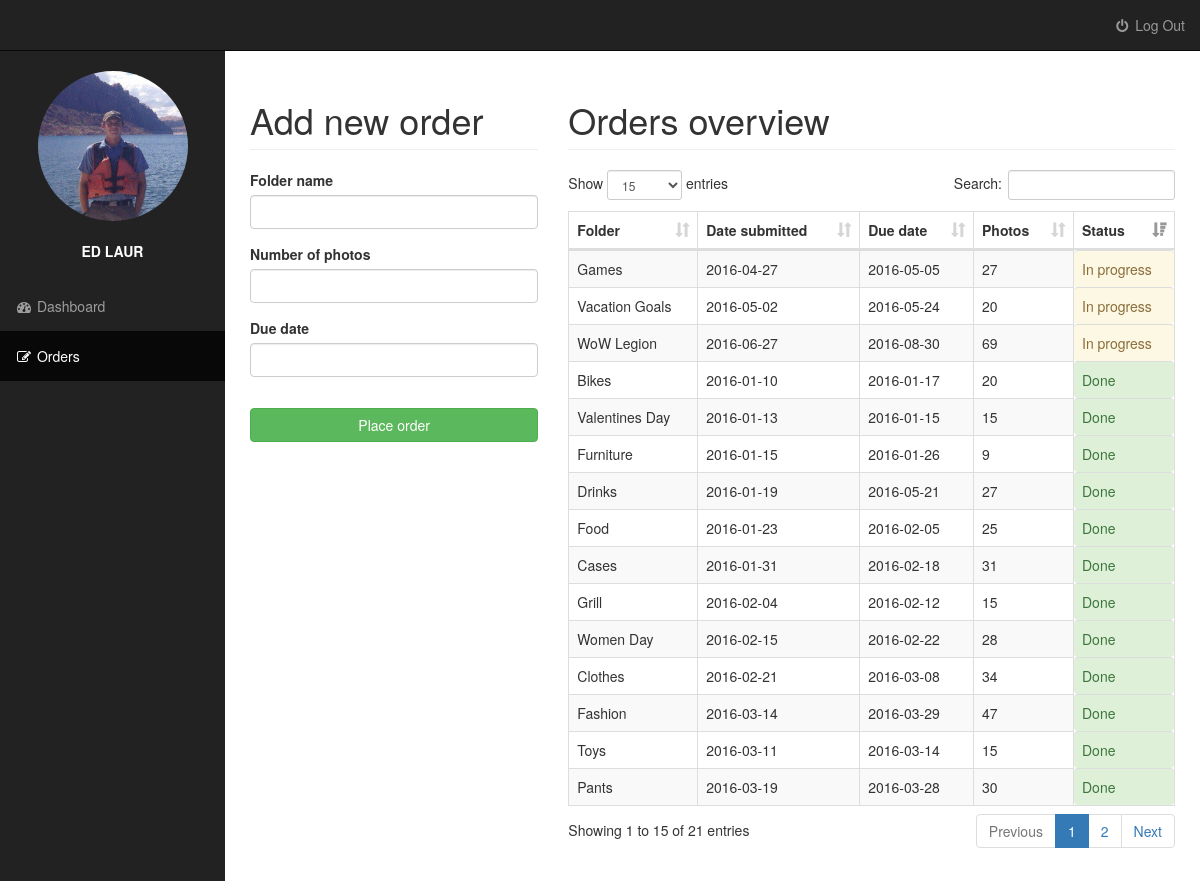
/web/clientViewOrders.php (signed in), run on the app's committed database.
### tables this page shows
CREATE TABLE IF NOT EXISTS `clients` (
  `client_id` int(11) NOT NULL AUTO_INCREMENT,
  `client_name` varchar(45) DEFAULT NULL,
  `client_surname` varchar(45) DEFAULT NULL,
  `client_date` varchar(45) DEFAULT NULL,
  `client_firm` varchar(45) DEFAULT NULL,
  PRIMARY KEY (`client_id`)
);

CREATE TABLE IF NOT EXISTS `orders` (
  `order_id` int(11) NOT NULL AUTO_INCREMENT,
  `client_id` varchar(45) NOT NULL,
  `order_folder` varchar(45) NOT NULL,
  `order_submitted` date NOT NULL,
  `order_due` varchar(45) NOT NULL,
  `order_photos` varchar(45) NOT NULL,
  `order_status` varchar(45) NOT NULL,
  PRIMARY KEY (`order_id`)
);

### web/clientViewOrders.php (the view, shortened to what this page needs)
<?php include '../resources/include/header.php';?>
<link rel="stylesheet" href="../resources/css/bootstrap.min.css">
<link rel="stylesheet" href="../resources/css/dataTables.bootstrap.min.css">
<link rel="stylesheet" href="../resources/css/datepicker.css">
<link rel="stylesheet" href="../resources/css/sb-admin.css">
<link rel="stylesheet" href="../resources/font-awesome/css/font-awesome.min.css">
<div id="wrapper">
  <nav class="navbar navbar-inverse navbar-fixed-top " role="navigation">
    <ul class="nav navbar-right top-nav">
      <li>
        <a href="logout.php"><i class="fa fa-fw fa-power-off"></i> Log Out</a>
      </li>
    </ul>
    <div class="collapse navbar-collapse navbar-ex1-collapse">
      <ul class="nav navbar-nav side-nav ">
  <?php
  $query=mysqli_query($dbhandle,"select * from clients where client_id='".$_SESSION["user_id"]."'") or die(mysql_error());
  $res=mysqli_fetch_assoc($query);
  if($res)
  {
  ?>
        <li style="text-align: center; float:none;">
          <img src="../resources/images/<?php echo $res['client_name'].$res['client_surname'].".png";?>" alt="image" class="img-circle" style="width: 150px; height: 150px; margin: 20px 0 0 0; ">
        </li>
        <li style="text-align: center; float:none; color:#fff; margin: 20px 0 20px 0; " ><b><?php echo strtoupper($res['client_name']) ." "; echo strtoupper($res['client_surname']) ;?></b></li>
        <?php } ;?>
        <li >
          <a href="clientViewDash.php"><i class="fa fa-fw fa-dashboard"></i> Dashboard</a>
        </li>
        <li class='active'>
          <a href="clientViewOrders.php"><i class="fa fa-fw  fa-edit"></i> Orders </a>
        </li>
      </ul>
    </div>
  </nav>
  <div id="page-wrapper">
    <div class="container-fluid" style="height: 900px">
      <div class="row">
        <div class="col-lg-4">
          <h1 class="page-header">
            Add new order
          </h1>
        </div>
        <div class="col-lg-8">
          <h1 class="page-header">
            Orders overview
          </h1>
        </div>
      </div>
      <div class="row">
        <div class="col-lg-4">
          <form role="form" method='post' action='../resources/controller/orderController.php?action=add'>
            <div class="form-group">
              <label>Folder name</label>
              <input  type="text" class="form-control" name="folder_name">
            </div>
            <div class="form-group">
              <label>Number of photos</label>
              <input  type="number" class="form-control" name="folder_photos">
            </div>
            <div class="input-append date form-group" id="datepicker" >
              <label>Due date</label>
              <input class="form-control"  type="text" name="folder_due">
              <span class="add-on"><i class="icon-th"></i></span>
            </div>
            <button type="submit" class="btn btn-success col-lg-12">Place order</button>
          </form>
        </div>
        <div class="col-lg-8">
          <table id="example" class="table table-striped table-bordered" cellspacing="0" width="100%">
            <thead>
                <tr>
                    <th>Folder</th>
                    <th>Date submitted</th>
                    <th>Due date</th>
                    <th>Photos</th>
                    <th>Status</th>
                </tr>
            </thead>
            <tbody>
<?php
$selectall="select * from orders where client_id='".$_SESSION['user_id']."'";
$query2=mysqli_query($dbhandle,$selectall) or die(mysql_error());
while($res2 = mysqli_fetch_array($query2))
{
 ?>
 <tr>
   <td><?= $res2[2]; ?></td>
   <td><?= $res2[3]; ?></td>
   <td><?= $res2[4]; ?></td>
   <td><?= $res2[5]; ?></td>
<?php if ($res2[6]=='Not started'){ ?>
  <td style="cursor: pointer" class="alert alert-danger" data-toggle="modal" data-target="#<?= $res2[0]; ?>"><?= $res2[6]; ?></td>
<div class="modal fade" id="<?= $res2[0]; ?>" tabindex="-1" role="dialog" aria-labelledby="myModalLabel">
  <div class="modal-dialog" role="document">
    <div class="modal-content">
      <div class="modal-header">
        <button type="button" class="close" data-dismiss="modal" aria-label="Close"><span aria-hidden="true">&times;</span></button>
        <h4 class="modal-title" id="myModalLabel">Are you sure you want to delete <b><?= $res2[2]; ?></b> order?</h4>
      </div>
      <div class="modal-body">
        This action is irreversible.
      </div>
      <form  method="post" action='../resources/controller/orderController.php?action=delete'>
        <input  type="hidden" class="form-control" name="deleteid" value="<?= $res2[0]; ?>">
        <div class="modal-footer">
          <button type="button" class="btn btn-default" data-dismiss="modal">Close</button>
          <button type="submit" class="btn btn-danger">Delete order</button>
        </div>
      </form>
    </div>
  </div>
</div>
<?php }elseif($res2[6]=='In progress') {?>
  <td class="alert alert-warning" style="cursor: pointer" class="alert alert-danger" data-toggle="modal" data-target="#<?= $res2[0]; ?>percent"><?= $res2[6]; ?></td>
<?php }else{ ?>
  <td class="alert alert-success" style="cursor: pointer"  data-toggle="modal" data-target="#<?= $res2[0]; ?>percent"><?= $res2[6]; ?></td>
<?php } ?>
<?php }; ?>
            </tbody>
          </table>
        </div>
      </div>
    </div>
  </div>
</div>
<?php include '../resources/include/footer.php'; ?>

### resources/css/datepicker.css (style rules this page uses)
.input-append.date .add-on i, .input-prepend.date .add-on i { display: block; cursor: pointer; width: 16px; height: 16px; }

### resources/css/sb-admin.css (style rules this page uses)
body { margin-top: 100px; background-color: #222; }
@media (min-width:768px) { body { margin-top: 50px; } }
#wrapper { padding-left: 0; }
#page-wrapper { width: 100%; padding: 0; background-color: #fff; }
@media (min-width:768px) { #wrapper { padding-left: 225px; } }
@media (min-width:768px) { #page-wrapper { padding: 10px; } }
.top-nav { padding: 0 15px; }
.top-nav>li { display: inline-block; float: left; }
.top-nav>li>a { padding-top: 15px; padding-bottom: 15px; line-height: 20px; color: #999; }
@media (min-width:768px) { .side-nav { position: fixed; top: 51px; left: 225px; width: 225px; margin-left: -225px; border: none; border-radius: 0; overflow-y: auto; background-color: #222; bottom: 0; overflow-x: hidden; padding-bottom: 40px; } }
@media (min-width:768px) { .side-nav>li>a { width: 225px; } }

### data on the page
clients: client_surname (picture), client_name "ED", client_surname "LAUR"
orders: order_folder "Bikes", order_submitted "2016-01-10", order_due "2016-01-17", order_photos "20", order_status "Done"
orders: order_folder "Valentines Day", order_submitted "2016-01-13", order_due "2016-01-15", order_photos "15", order_status "Done"
orders: order_folder "Furniture", order_submitted "2016-01-15", order_due "2016-01-26", order_photos "9", order_status "Done"
orders: order_folder "Drinks", order_submitted "2016-01-19", order_due "2016-05-21", order_photos "27", order_status "Done"
orders: order_folder "Food", order_submitted "2016-01-23", order_due "2016-02-05", order_photos "25", order_status "Done"
orders: order_folder "Cases", order_submitted "2016-01-31", order_due "2016-02-18", order_photos "31", order_status "Done"
orders: order_folder "Grill", order_submitted "2016-02-04", order_due "2016-02-12", order_photos "15", order_status "Done"
orders: order_folder "Women Day", order_submitted "2016-02-15", order_due "2016-02-22", order_photos "28", order_status "Done"
orders: order_folder "Clothes", order_submitted "2016-02-21", order_due "2016-03-08", order_photos "34", order_status "Done"
orders: order_folder "Fashion", order_submitted "2016-03-14", order_due "2016-03-29", order_photos "47", order_status "Done"
orders: order_folder "Toys", order_submitted "2016-03-11", order_due "2016-03-14", order_photos "15", order_status "Done"
orders: order_folder "Pants", order_submitted "2016-03-19", order_due "2016-03-28", order_photos "30", order_status "Done"
orders: order_folder "Games", order_submitted "2016-04-27", order_due "2016-05-05", order_photos "27", order_status "In progress"
orders: order_folder "Vacation Goals", order_submitted "2016-05-02", order_due "2016-05-24", order_photos "20", order_status "In progress"
orders: order_folder "WoW Legion", order_submitted "2016-06-27", order_due "2016-08-30", order_photos "69", order_status "In progress"
